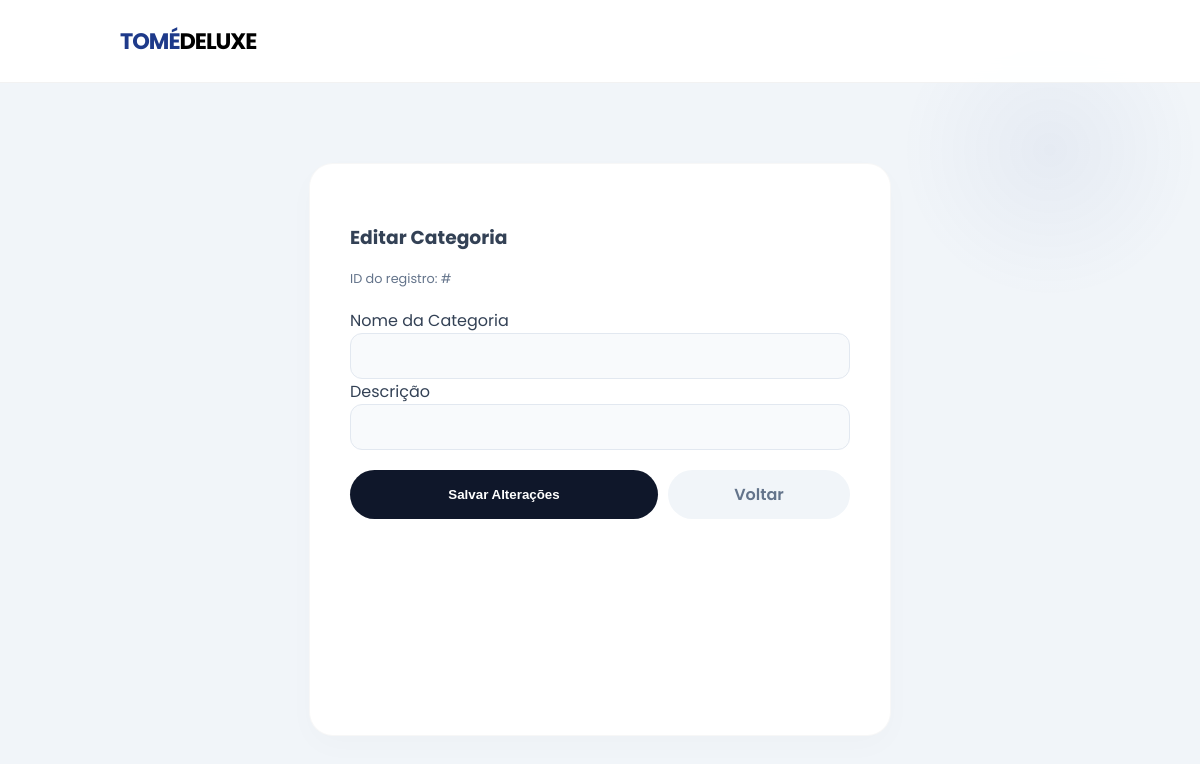
The app's page /categorias/4/editar, older data.
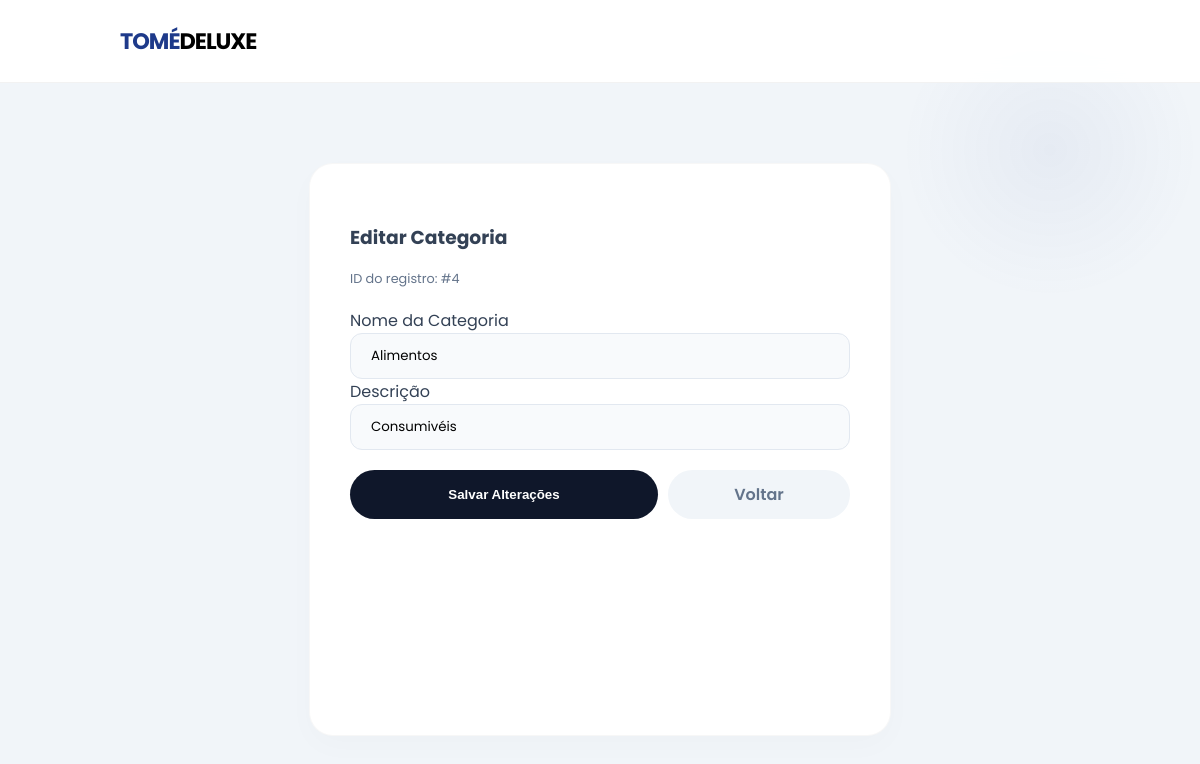
The same page, newer data.
### models.py (models this page shows, shortened)
class Categoria(Base):
    __tablename__ = "categorias"
    id = Column(Integer, primary_key=True, autoincrement=True)
    nome = Column(String(100), nullable=False)
    descricao = Column(String(150))
    produtos = relationship("Produto", back_populates="categoria")

### main.py (the view)
@app.get("/categorias/{id}/editar")
def editar_categoria(id: int, request: Request, db: Session = Depends(get_db)):
    categoria = db.query(Categoria).filter_by(id=id).first()
    return templates.TemplateResponse(
        request,
        "atualizar_categoria.html",
        {"request": request,
         "categoria": categoria,
        }
    )

### templates/atualizar_categoria.html (shortened to what this page needs)
<!DOCTYPE html>
<html lang="pt-br">
<head>
    <link rel="stylesheet" href="/static/style.css">
</head>
<body>
    <nav class="navbar">
        <div class="nav-logo">TOMÉ<span style="color: black;">DELUXE</span></div>
    </nav>
    <main class="container" style="display: flex; justify-content: center; padding-top: 5rem;">
        <section class="card" style="width: 100%; max-width: 500px;">
            <h3> Editar Categoria</h3>
            <p style="font-size: 0.8rem; color: #64748B; margin-bottom: 20px;">ID do registro: #{{ categoria.id }}</p>
            <form action="/categorias/{{ categoria.id }}/editar" method="POST">
                <div class="form-group">
                    <label>Nome da Categoria</label>
                    <input type="text" name="nome" value="{{ categoria.nome }}" required>
                </div>
                <div class="form-group">
                    <label>Descrição</label>
                    <input type="text" name="descricao" value="{{ categoria.descricao }}" required>
                </div>
                <div style="display: flex; gap: 10px; margin-top: 20px;">
                    <button type="submit" class="btn btn-main" style="flex: 2; justify-content: center;">Salvar Alterações</button>
                    <a href="/categorias" class="btn" style="flex: 1; justify-content: center; background: #f1f5f9; color: #64748b;">Voltar</a>
                </div>
            </form>
        </section>
    </main>
</body>
</html>

Row changes from the older to the newer data that the page shows:
added Categoria: id "4", nome "Alimentos", descricao "Consumivéis"
